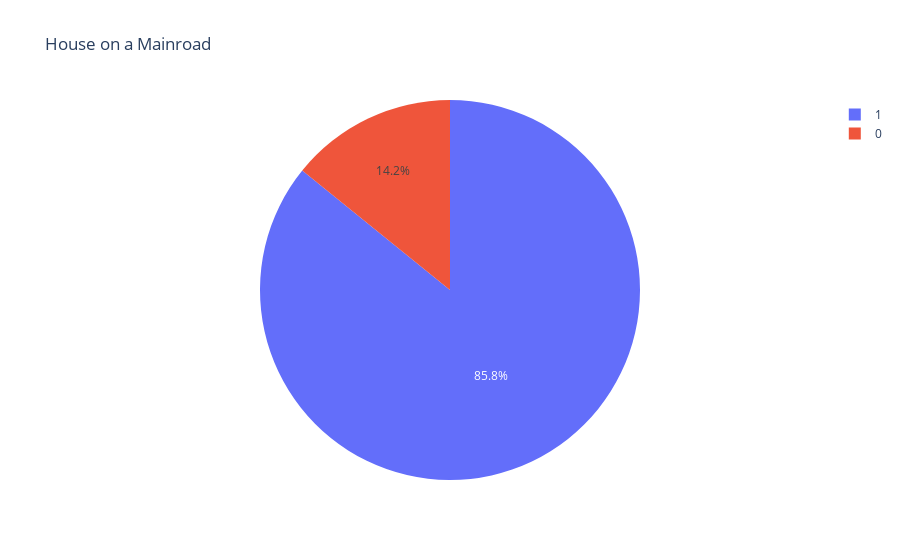

Notebook code cell kept with this figure:
### Code cell
# Visualize 'mainroad' using pie chart
mainroad_counts = data['mainroad'].value_counts()
fig = px.pie(mainroad_counts, values=mainroad_counts.values, names=mainroad_counts.index, title='House on a Mainroad')
fig.show()

### Figure 1 — Plotly figure (JSON) as saved in the notebook; plotly's stock layout.template omitted (floating-point values rounded to 4 significant figures)
{"data": [{"domain": {"x": [0, 1], "y": [0, 1]}, "hovertemplate": "mainroad=%{label}<br>value=%{value}<extra></extra>", "labels": [1, 0], "legendgroup": "", "name": "", "showlegend": true, "type": "pie", "values": [454, 75]}], "layout": {"autosize": true, "legend": {"tracegroupgap": 0}, "title": {"text": "House on a Mainroad"}}}
